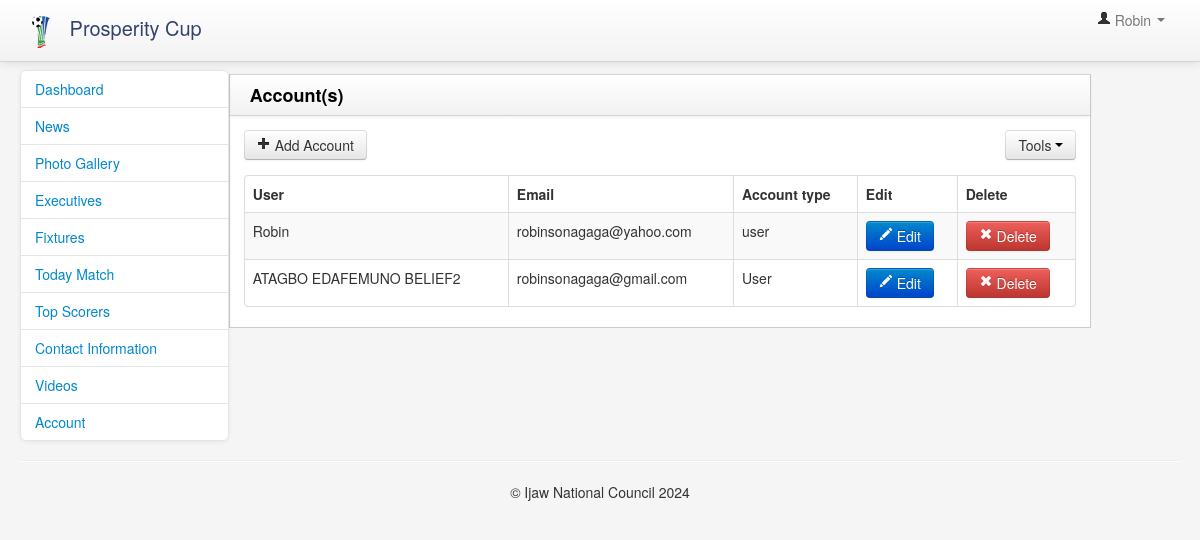
/admin/users.php (signed in), run on the app's committed database.
### tables this page shows
CREATE TABLE `account` (
  `account_id` int(11) NOT NULL,
  `name` varchar(200) NOT NULL,
  `email` varchar(200) NOT NULL,
  `password` varchar(200) NOT NULL,
  `insertdate` varchar(200) NOT NULL,
  `acctype` varchar(200) NOT NULL
);

### admin/scripts/functions.php (called while the page is built, shortened)
<?php
function ExecuteQuery($query){
	global $connection;
	$result = mysqli_query($connection,$query);
	return $result;
}
function SqlArray($result){
	$rows = mysqli_fetch_array($result);
	return $rows;
}
?>

### admin/users.php (the view, shortened to what this page needs)
<?php session_start ();
require_once("../scripts/config.php"); ?>
<?php require_once("../scripts/functions.php");
$result  =  ExecuteQuery("SELECT * FROM `account` ");
?>
<!DOCTYPE html>
<html>
    <head>
        <link href="bootstrap/css/bootstrap.min.css" rel="stylesheet" media="screen">
        <link href="bootstrap/css/bootstrap-responsive.min.css" rel="stylesheet" media="screen">
        <link href="assets/styles.css" rel="stylesheet" media="screen">
        <link href="assets/DT_bootstrap.css" rel="stylesheet" media="screen">
    </head>
    <body>
               <?php  include("tools/admin_header.php");?>
<div class="container-fluid">
            <div class="row-fluid">
                      <?php  include("tools/leftbar.php");?>
                <div class="span9" id="content">
                     <div class="row-fluid">
                        <div class="block">
                            <div class="navbar navbar-inner block-header">
                                <div class="muted pull-left"><b style="font-size:18px; color:#000">Account(s)</b></div>
                            </div>
                            <div class="block-content collapse in">
                                <div class="span12">
                                   <div class="table-toolbar">
                                      <a href="new_users"><button class="btn"><i class="icon-plus"></i> Add Account</button></a>
                                      <div class="btn-group pull-right">
                                         <button data-toggle="dropdown" class="btn dropdown-toggle">Tools <span class="caret"></span></button>
                                      </div>
                                   </div>
                                    <table cellpadding="0" cellspacing="0" border="0" class="table table-striped table-bordered" id="example2">
                                        <thead>
                                            <tr>
                                                <th>User</th>
                                                <th>Email</th>
                                                <th>Account type</th>
                                                <th>Edit</th>
                                                <th>Delete</th>
                                            </tr>
                                        </thead>
                                        <tbody>
                                         <?php while($rows=SqlArray($result)){  ?>
                                            <tr class="gradeU">
                                                <td><?php echo ucwords($rows['name']);?></td>
                                                <td><?php echo $rows['email'];?></td>
                                                <td><?php echo $rows['acctype'];?></td>
                                                <td class="center"><div class="btn-group"><a href="edit_account?id=<?php echo ucwords($rows['account_id']);?>"><button class="btn btn-primary"><i class="icon-pencil icon-white"></i> Edit</button></a></div></td>
                                                <td class="center"><div class="btn-group"><a href="delete?acc_id=<?php echo ucwords($rows['account_id']);?>"><button class="btn btn-danger"><i class="icon-remove icon-white"></i> Delete</button></a></div></td>
                                            </tr><?php ; }?>
                                        </tbody>
                                    </table>
                                </div>
                            </div>
                        </div>
                    </div>
                </div>
            </div>
            <hr>
            <?php include('includes/footer.php');?>
        </div>
    </body>
</html>

### admin/assets/styles.css (style rules this page uses)
body { padding-top: 0; padding-bottom: 40px; background-color: #f5f5f5; }
@media (min-width: 979px) { body { padding-top: 60px; } }
#content { margin-left:0px; }
.block { border: 1px solid #ccc; background: white; margin: 1em 0em; border-top: none; }
.block-content { margin: 1em; min-height: .25em; }
.block-header { margin-bottom: 0px; border-right: none; border-left: none; -webkit-border-radius: 0px; -moz-border-radius: 0px; border-radius: 0px; }
.block-header div { padding-top: 10px; }

### data on the page
account: name "Robin", email "robinsonagaga@yahoo.com", acctype "user"
account: name "ATAGBO EDAFEMUNO BELIEF2", email "robinsonagaga@gmail.com", acctype "User"

### other printed values
$_SESSION['user'] "Robin"
